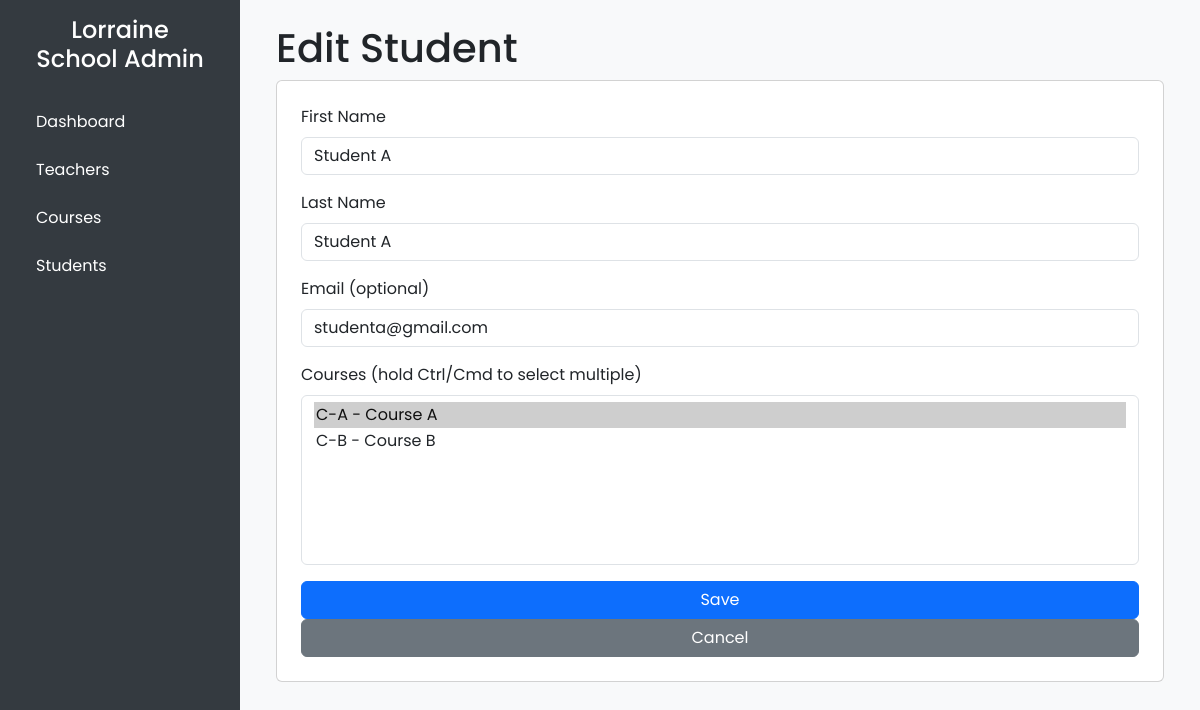
The page /students/3/edit/ on the database its author committed.
### school/models.py (models this page shows, shortened)
class Student(models.Model):
    first_name = models.CharField(max_length=100)
    last_name  = models.CharField(max_length=100)
    student_id = models.CharField(max_length=20, unique=True, editable=False)
    email      = models.EmailField(unique=True, blank=True, null=True)
    courses    = models.ManyToManyField(Course, related_name='students', blank=True)

class Course(models.Model):
    title = models.CharField(max_length=150)
    code = models.CharField(max_length=20, unique=True)
    description = models.TextField(blank=True)
    teacher = models.ForeignKey(Teacher, on_delete=models.SET_NULL, null=True, related_name='courses')

### school/views.py (the view, shortened to what this page needs)
# urls.py: path('students/<int:pk>/edit/', views.student_create_or_update, name='student_edit'),
def student_create_or_update(request, pk=None):
    if pk:
        student = get_object_or_404(Student, pk=pk)
    else:
        student = None
    courses = Course.objects.all()
    return render(request, 'school/student_form.html', {
        'student': student,
        'courses': courses
    })

### school/templates/school/student_form.html (shortened to what this page needs)
{% extends 'school/base.html' %}
{% block content %}
<h1>{% if student %}Edit Student{% else %}Add Student{% endif %}</h1>
<form method="post" class="card p-4">
  <div class="mb-3">
    <label class="form-label">First Name</label>
    <input type="text" name="first_name" class="form-control" value="{{ student.first_name|default:'' }}" required>
  </div>
  <div class="mb-3">
    <label class="form-label">Last Name</label>
    <input type="text" name="last_name" class="form-control" value="{{ student.last_name|default:'' }}" required>
  </div>
  <div class="mb-3">
    <label class="form-label">Email (optional)</label>
    <input type="email" name="email" class="form-control" value="{{ student.email|default:'' }}">
  </div>
  <div class="mb-3">
    <label class="form-label">Courses (hold Ctrl/Cmd to select multiple)</label>
    <select name="courses" multiple class="form-select" size="6">
      {% for course in courses %}
        <option value="{{ course.id }}"
          {% if course in student.courses.all %}selected{% endif %}>
          {{ course.code }} - {{ course.title }}
        </option>
      {% endfor %}
    </select>
  </div>
  <button type="submit" class="btn btn-primary">Save</button>
  <a href="{% url 'student_list' %}" class="btn btn-secondary">Cancel</a>
</form>
{% endblock %}

### school/templates/school/base.html (style rules this page uses)
* { font-family: 'Poppins', sans-serif; }
body { background-color: #f8f9fa; margin: 0; }

### rows shown on the page
Student: first_name "Student A", last_name "Student A", email "studenta@gmail.com", courses "C-A - Course A ☑ / C-B - Course B"
